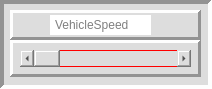
      <widget class="QFrame" name="frame_244">
       <property name="minimumSize">
        <size>
         <width>212</width>
         <height>89</height>
        </size>
       </property>
       <property name="styleSheet">
        <string notr="true">background-color: rgb(221, 221, 221);</string>
       </property>
       <property name="frameShape">
        <enum>QFrame::Panel</enum>
       </property>
       <property name="frameShadow">
        <enum>QFrame::Sunken</enum>
       </property>
       <property name="lineWidth">
        <number>4</number>
       </property>
       <property name="midLineWidth">
        <number>0</number>
       </property>
       <widget class="QFrame" name="frame_245">
        <property name="geometry">
         <rect>
          <x>10</x>
          <y>40</y>
          <width>191</width>
          <height>37</height>
         </rect>
        </property>
        <property name="styleSheet">
         <string notr="true"/>
        </property>
        <property name="frameShape">
         <enum>QFrame::Panel</enum>
        </property>
        <property name="frameShadow">
         <enum>QFrame::Raised</enum>
        </property>
        <property name="lineWidth">
         <number>3</number>
        </property>
        <widget class="QScrollBar" name="horizontalScrollBar_85">
         <property name="geometry">
          <rect>
           <x>10</x>
           <y>10</y>
           <width>171</width>
           <height>17</height>
          </rect>
         </property>
         <property name="minimumSize">
          <size>
           <width>171</width>
           <height>17</height>
          </size>
         </property>
         <property name="maximumSize">
          <size>
           <width>171</width>
           <height>17</height>
          </size>
         </property>
         <property name="styleSheet">
          <string notr="true"> border: 1px solid red</string>
         </property>
         <property name="orientation">
          <enum>Qt::Horizontal</enum>
         </property>
        </widget>
       </widget>
       <widget class="QFrame" name="frame_246">
        <property name="geometry">
         <rect>
          <x>10</x>
          <y>10</y>
          <width>191</width>
          <height>30</height>
         </rect>
        </property>
        <property name="frameShape">
         <enum>QFrame::Panel</enum>
        </property>
        <property name="frameShadow">
         <enum>QFrame::Raised</enum>
        </property>
        <property name="lineWidth">
         <number>3</number>
        </property>
        <property name="midLineWidth">
         <number>0</number>
        </property>
        <widget class="QLineEdit" name="lineEdit_85">
         <property name="geometry">
          <rect>
           <x>40</x>
           <y>5</y>
           <width>101</width>
           <height>20</height>
          </rect>
         </property>
         <property name="minimumSize">
          <size>
           <width>101</width>
           <height>20</height>
          </size>
         </property>
         <property name="maximumSize">
          <size>
           <width>101</width>
           <height>20</height>
          </size>
         </property>
         <property name="styleSheet">
          <string notr="true">QLineEdit {
 border: 3px solid wHITE;
	background-color: rgb(255, 255, 255);
}
</string>
         </property>
         <property name="placeholderText">
          <string>VehicleSpeed</string>
         </property>
        </widget>
       </widget>
      </widget>
